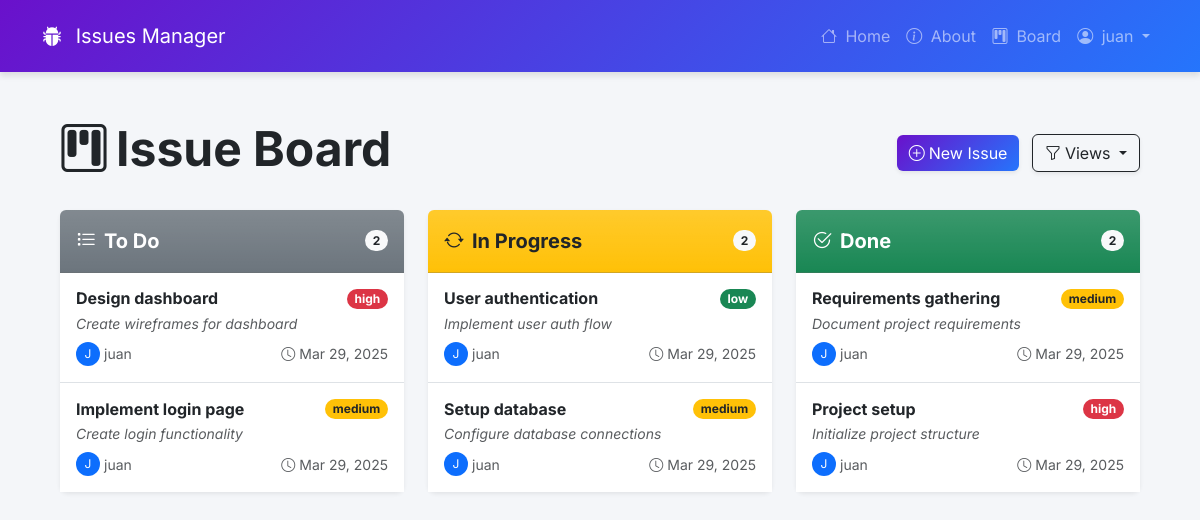
Screenshot of /issues/ (signed in) with the database file from the repository.
### accounts/models.py (models this page shows)
class CustomUser(AbstractUser):
    role = models.ForeignKey(
        Role,
        on_delete=models.CASCADE,
        blank=True, null=True
    )
    team = models.ForeignKey(
        Team,
        on_delete=models.CASCADE,
        blank=True, null=True
    )

### issues/models.py (models this page shows, shortened)
class Issue(models.Model):
    name = models.CharField(max_length=64)
    summary = models.CharField(max_length=128)
    description = models.TextField()
    reporter = models.ForeignKey(
        get_user_model(),
        on_delete=models.CASCADE,
        related_name='reported_issues'
    )
    assignee = models.ForeignKey(
        get_user_model(),
        on_delete=models.SET_NULL,
        related_name='assigned_issues',
        blank=True, null=True
    )
    created_on = models.DateTimeField(auto_now_add=True)
    status = models.ForeignKey(
        Status,
        on_delete=models.CASCADE,
    )
    priority = models.ForeignKey(
        Priority,
        on_delete=models.CASCADE,
    )

class Priority(models.Model):
    name = models.CharField(max_length=128)
    description = models.TextField(max_length=256)
    def __str__(self):
        return self.name

### issues/views.py (the view)
# urls.py: path("", views.BoardView.as_view(), name="board"),
class BoardView(LoginRequiredMixin, TeamRestrictedMixin, ListView):
    template_name = "issues/board.html"
    model = Issue
    def get_context_data(self, **kwargs):
        context = super().get_context_data(**kwargs)
        queryset = self.get_queryset()
        to_do = Status.objects.get(name="to do")
        in_progress = Status.objects.get(name="in progress")
        done = Status.objects.get(name="done")
        context["to_do_list"] = (
            queryset
            .filter(status=to_do)
            .order_by("created_on").reverse()
        )
        context["in_progress_list"] = (
            queryset
            .filter(status=in_progress)
            .order_by("created_on").reverse()
        )
        context["done_list"] = (
            queryset
            .filter(status=done)
            .order_by("created_on").reverse()
        )
        context["is_product_owner"] = is_product_owner(self.request.user)
        return context

### issues/views.py (called while the page is built)
def is_product_owner(user):
    return user.role and user.role.name.lower() == 'product owner'

    def get_queryset(self):
        queryset = super().get_queryset()
        user = self.request.user
        if user.is_superuser:
            return queryset
        if user.team:
            return queryset.filter(assignee__team=user.team)
        return queryset.filter(assignee=user)

### templates/issues/board.html (shortened to what this page needs)
{% extends "base.html" %}
{% block content %}
<div class="container-fluid mt-4 px-4">
    <div class="d-flex justify-content-between align-items-center mb-4">
        <h1 class="display-5 fw-bold"><i class="bi bi-kanban me-2"></i>Issue Board</h1>
        <div>
            {% if is_product_owner %}
                <a href="{% url 'new' %}" class="btn btn-primary shadow-sm">
                    <i class="bi bi-plus-circle me-1"></i>New Issue
                </a>
            {% endif %}
            <div class="btn-group ms-2">
                <button type="button" class="btn btn-outline-dark shadow-sm dropdown-toggle" data-bs-toggle="dropdown" aria-expanded="false">
                    <i class="bi bi-funnel me-1"></i>Views
                </button>
            </div>
        </div>
    </div>
    <div class="row g-4">
        <div class="col-md-4">
            <div class="card border-0 shadow-sm rounded-3 h-100">
                <div class="card-header bg-secondary bg-gradient text-white py-3 rounded-top">
                    <div class="d-flex align-items-center">
                        <i class="bi bi-list-task me-2 fs-5"></i>
                        <h5 class="mb-0 fw-bold">To Do</h5>
                        <span class="badge rounded-pill bg-light text-dark ms-auto">{{ to_do_list|length }}</span>
                    </div>
                </div>
                <div class="card-body p-0">
                    <ul class="list-group list-group-flush">
                        {% for issue in to_do_list %}
                            <li class="list-group-item list-group-item-action p-3 border-start-0 border-end-0">
                                <div class="d-flex justify-content-between align-items-center mb-1">
                                    <h6 class="mb-0 fw-bold">
                                        <a href="{% url 'detail' issue.pk %}" class="text-decoration-none link-dark stretched-link">{{ issue.name }}</a>
                                    </h6>
                                    {% if issue.priority|lower == 'high' %}
                                        <span class="badge bg-danger rounded-pill">{{ issue.priority }}</span>
                                    {% elif issue.priority|lower == 'medium' %}
                                        <span class="badge bg-warning text-dark rounded-pill">{{ issue.priority }}</span>
                                    {% elif issue.priority|lower == 'low' %}
                                        <span class="badge bg-success rounded-pill">{{ issue.priority }}</span>
                                    {% else %}
                                        <span class="badge bg-secondary rounded-pill">{{ issue.priority }}</span>
                                    {% endif %}
                                </div>
                                <p class="small text-muted mb-2 fst-italic">{{ issue.summary }}</p>
                                <div class="d-flex justify-content-between align-items-center">
                                    <div class="d-flex align-items-center">
                                        <span class="avatar bg-primary text-white rounded-circle me-1" style="width: 24px; height: 24px; font-size: 12px; display: inline-flex; align-items: center; justify-content: center;">
                                            {{ issue.reporter.username|slice:":1"|upper }}
                                        </span>
                                        <small class="text-muted">{{ issue.reporter }}</small>
                                    </div>
                                    <small class="text-muted"><i class="bi bi-clock me-1"></i>{{ issue.created_on|date:"M d, Y" }}</small>
                                </div>
                            </li>
                        {% empty %}
                            <li class="list-group-item py-4 text-center">
                                <i class="bi bi-inbox text-muted fs-2 mb-2 d-block"></i>
                                <p class="text-muted mb-0">No issues to do</p>
                            </li>
                        {% endfor %}
                    </ul>
                </div>
            </div>
        </div>
        <div class="col-md-4">
            <div class="card border-0 shadow-sm rounded-3 h-100">
                <div class="card-header bg-warning bg-gradient text-dark py-3 rounded-top">
                    <div class="d-flex align-items-center">
                        <i class="bi bi-arrow-repeat me-2 fs-5"></i>
                        <h5 class="mb-0 fw-bold">In Progress</h5>
                        <span class="badge rounded-pill bg-light text-dark ms-auto">{{ in_progress_list|length }}</span>
                    </div>
                </div>
                <div class="card-body p-0">
                    <ul class="list-group list-group-flush">
                        {% for issue in in_progress_list %}
                            <li class="list-group-item list-group-item-action p-3 border-start-0 border-end-0">
                                <div class="d-flex justify-content-between align-items-center mb-1">
                                    <h6 class="mb-0 fw-bold">
                                        <a href="{% url 'detail' issue.pk %}" class="text-decoration-none link-dark stretched-link">{{ issue.name }}</a>
                                    </h6>
                                    {% if issue.priority|lower == 'high' %}
                                        <span class="badge bg-danger rounded-pill">{{ issue.priority }}</span>
                                    {% elif issue.priority|lower == 'medium' %}
                                        <span class="badge bg-warning text-dark rounded-pill">{{ issue.priority }}</span>
                                    {% elif issue.priority|lower == 'low' %}
                                        <span class="badge bg-success rounded-pill">{{ issue.priority }}</span>
                                    {% else %}
                                        <span class="badge bg-secondary rounded-pill">{{ issue.priority }}</span>
                                    {% endif %}
                                </div>
                                <p class="small text-muted mb-2 fst-italic">{{ issue.summary }}</p>
                                <div class="d-flex justify-content-between align-items-center">
                                    <div class="d-flex align-items-center">
                                        <span class="avatar bg-primary text-white rounded-circle me-1" style="width: 24px; height: 24px; font-size: 12px; display: inline-flex; align-items: center; justify-content: center;">
                                            {{ issue.reporter.username|slice:":1"|upper }}
                                        </span>
                                        <small class="text-muted">{{ issue.reporter }}</small>
                                    </div>
                                    <small class="text-muted"><i class="bi bi-clock me-1"></i>{{ issue.created_on|date:"M d, Y" }}</small>
                                </div>
                            </li>
                        {% empty %}
                            <li class="list-group-item py-4 text-center">
                                <i class="bi bi-hourglass-split text-muted fs-2 mb-2 d-block"></i>
                                <p class="text-muted mb-0">No issues in progress</p>
                            </li>
                        {% endfor %}
                    </ul>
                </div>
            </div>
        </div>
        <div class="col-md-4">
            <div class="card border-0 shadow-sm rounded-3 h-100">
                <div class="card-header bg-success bg-gradient text-white py-3 rounded-top">
                    <div class="d-flex align-items-center">
                        <i class="bi bi-check2-circle me-2 fs-5"></i>
                        <h5 class="mb-0 fw-bold">Done</h5>
                        <span class="badge rounded-pill bg-light text-dark ms-auto">{{ done_list|length }}</span>
                    </div>
                </div>
                <div class="card-body p-0">
                    <ul class="list-group list-group-flush">
                        {% for issue in done_list %}
                            <li class="list-group-item list-group-item-action p-3 border-start-0 border-end-0">
                                <div class="d-flex justify-content-between align-items-center mb-1">
                                    <h6 class="mb-0 fw-bold">
                                        <a href="{% url 'detail' issue.pk %}" class="text-decoration-none link-dark stretched-link">{{ issue.name }}</a>
                                    </h6>
                                    {% if issue.priority|lower == 'high' %}
                                        <span class="badge bg-danger rounded-pill">{{ issue.priority }}</span>
                                    {% elif issue.priority|lower == 'medium' %}
                                        <span class="badge bg-warning text-dark rounded-pill">{{ issue.priority }}</span>
                                    {% elif issue.priority|lower == 'low' %}
                                        <span class="badge bg-success rounded-pill">{{ issue.priority }}</span>
                                    {% else %}
                                        <span class="badge bg-secondary rounded-pill">{{ issue.priority }}</span>
                                    {% endif %}
                                </div>
                                <p class="small text-muted mb-2 fst-italic">{{ issue.summary }}</p>
                                <div class="d-flex justify-content-between align-items-center">
                                    <div class="d-flex align-items-center">
                                        <span class="avatar bg-primary text-white rounded-circle me-1" style="width: 24px; height: 24px; font-size: 12px; display: inline-flex; align-items: center; justify-content: center;">
                                            {{ issue.reporter.username|slice:":1"|upper }}
                                        </span>
                                        <small class="text-muted">{{ issue.reporter }}</small>
                                    </div>
                                    <small class="text-muted"><i class="bi bi-clock me-1"></i>{{ issue.created_on|date:"M d, Y" }}</small>
                                </div>
                            </li>
                        {% empty %}
                            <li class="list-group-item py-4 text-center">
                                <i class="bi bi-check2-all text-muted fs-2 mb-2 d-block"></i>
                                <p class="text-muted mb-0">No completed issues</p>
                            </li>
                        {% endfor %}
                    </ul>
                </div>
            </div>
        </div>
    </div>
</div>
{% endblock %}

### templates/base.html (shortened to what this page needs)
{% load static %}
<!DOCTYPE html>
<html lang="en">
<head>
    <link href="https://cdn.jsdelivr.net/npm/bootstrap@5.3.3/dist/css/bootstrap.min.css" rel="stylesheet">
    <link href="https://cdn.jsdelivr.net/npm/bootstrap-icons@1.10.0/font/bootstrap-icons.css" rel="stylesheet">
    <link href="{% static 'css/base.css' %}" rel="stylesheet">
</head>
<body>
    <nav class="navbar navbar-expand-lg navbar-dark py-3">
        <div class="container">
            <a class="navbar-brand" href="{% url 'home' %}">
                <i class="bi bi-bug-fill me-2"></i> Issues Manager
            </a>
            <div class="collapse navbar-collapse" id="navbarNav">
                <ul class="navbar-nav ms-auto">
                    <li class="nav-item">
                        <a class="nav-link" href="{% url 'home' %}"><i class="bi bi-house me-1"></i> Home</a>
                    </li>
                    <li class="nav-item">
                        <a class="nav-link" href="{% url 'about' %}"><i class="bi bi-info-circle me-1"></i> About</a>
                    </li>
                    {% if user.is_authenticated %}
                    <li class="nav-item">
                        <a class="nav-link" href="{% url 'board' %}"><i class="bi bi-kanban me-1"></i> Board</a>
                    </li>
                    <li class="nav-item dropdown">
                        <a class="nav-link dropdown-toggle" href="#" id="userDropdown" role="button"
                           data-bs-toggle="dropdown" aria-expanded="false">
                            <i class="bi bi-person-circle me-1"></i> {{ user.username }}
                        </a>
                    </li>
                    {% endif %}
                </ul>
            </div>
        </div>
    </nav>
    <div class="container-fluid">
        <main class="ms-sm-auto px-md-4 py-4">
            {% block content %}{% endblock %}
        </main>
    </div>
</body>
</html>

### static/css/base.css (style rules this page uses)
:root { --primary-color: #6a11cb; --secondary-color: #2575fc; }
body { font-family: 'Inter', sans-serif; background-color: #f4f6f9; }
.navbar { background: linear-gradient(135deg, var(--primary-color), var(--secondary-color)); box-shadow: 0 4px 6px rgba(0, 0, 0, 0.1); }
.card { border: none; border-radius: 12px; box-shadow: 0 4px 15px rgba(0, 0, 0, 0.1); transition: transform 0.3s ease; }
.btn-primary { background: linear-gradient(135deg, var(--primary-color), var(--secondary-color)); border: none; }

### rows the page displays
CustomUser: username "juan"
Issue: name "Design dashboard", priority "high", summary "Create wireframes for dashboard", reporter.username "J", reporter "juan", created_on "Mar 29, 2025"
Issue: name "Implement login page", priority "medium", summary "Create login functionality", reporter.username "J", reporter "juan", created_on "Mar 29, 2025"
Issue: name "User authentication", priority "low", summary "Implement user auth flow", reporter.username "J", reporter "juan", created_on "Mar 29, 2025"
Issue: name "Setup database", priority "medium", summary "Configure database connections", reporter.username "J", reporter "juan", created_on "Mar 29, 2025"
Issue: name "Requirements gathering", priority "medium", summary "Document project requirements", reporter.username "J", reporter "juan", created_on "Mar 29, 2025"
Issue: name "Project setup", priority "high", summary "Initialize project structure", reporter.username "J", reporter "juan", created_on "Mar 29, 2025"

### other values shown
{{ to_do_list|length }} "2"
{{ in_progress_list|length }} "2"
{{ done_list|length }} "2"
